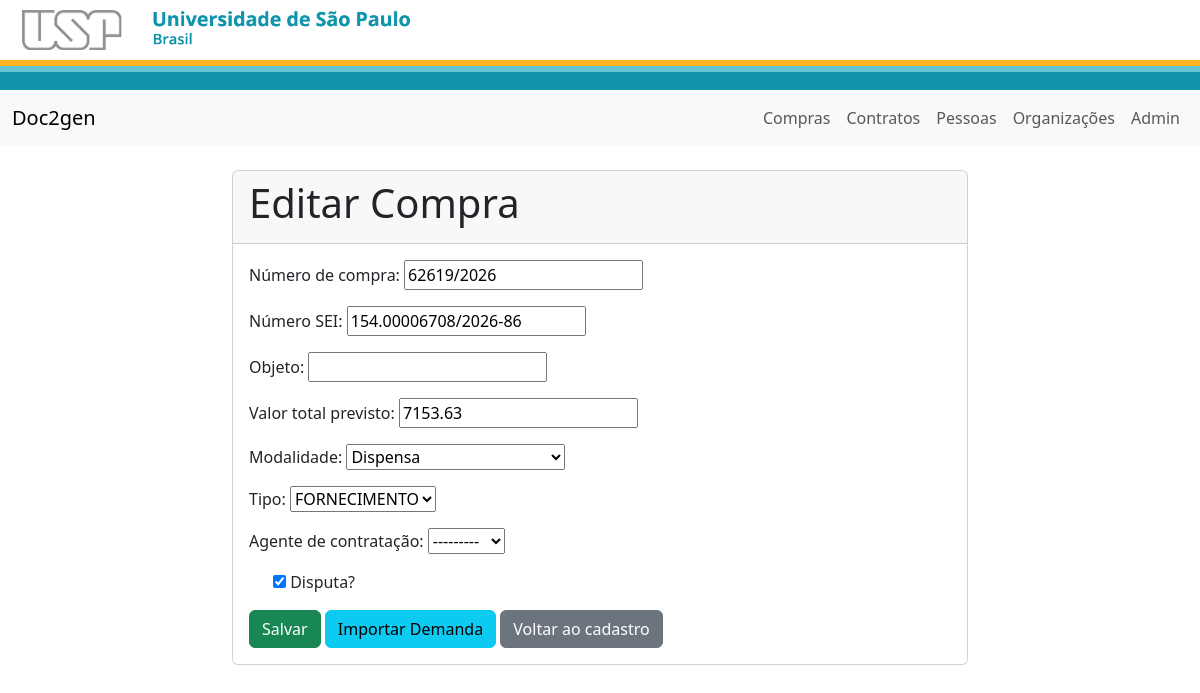
/compras/1/editar/, run on the app's committed database.
### compras/models.py (models this page shows, shortened)
class Compra(models.Model):
    MODALIDADE_CHOICES = [
        ('Audiência Pública', 'Audiência Pública'),
        ('Concorrência', 'Concorrência'),
        ('Concurso', 'Concurso'),
        ('Credenciamento', 'Credenciamento'),
        ('Dispensa', 'Dispensa'),
        ('Inexigibilidade', 'Inexigibilidade'),
        ('Leilão', 'Leilão'),
        ('Manifestação de interesse', 'Manifestação de interesse'),
        ('Pré-Qualificação', 'Pré-Qualificação'),
        ('Pregão', 'Pregão'),
        ('Registro de Preços', 'Registro de Preços'),
    ]
    TIPO_CHOICES = [
        ('FORNECIMENTO', 'FORNECIMENTO'),
        ('SERVIÇO', 'SERVIÇO'),
    ]
    AGENTE_CHOICES = [
        ('Lucas', 'Lucas'),
        ('Marcos', 'Marcos'),
        ('Melina', 'Melina'),
        ('Regina', 'Regina'),
    ]
    numero_compra = models.CharField(
        'Número de compra',
        max_length=20,
        validators=[RegexValidator(r'^(\d{12}|\d+/\d{4})$', 'Formato deve ser 12 dígitos ou n/yyyy')],
        unique=True,
    )
    numero_comprasgov = models.CharField(
        'Número comprasgov',
        max_length=20,
        validators=[
            RegexValidator(
                r'^(\d{12}|\d+/\d{4})$',
                'Formato deve ser 12 dígitos ou n/yyyy'
            )
        ],
        unique=True,
        null=True,
        blank=True,
    )
    data_proposta_comercial = models.DateField(
        'Data da proposta comercial',
        null=True,
        blank=True
    )
    numero_sei = models.CharField(
        'Número SEI',
        max_length=20,
        validators=[RegexValidator(r'^\d{3}\.\d{8}/\d{4}-\d{2}$', 'Formato deve ser 154.00009999/2026-99')],
        unique=True,
        blank=True,
    )
    objeto = models.CharField('Objeto', max_length=255, blank=True)
    modalidade = models.CharField('Modalidade', max_length=255, choices=MODALIDADE_CHOICES, blank=True)
    tipo = models.CharField('Tipo', max_length=20, choices=TIPO_CHOICES, blank=True)
    valor_total_previsto = models.DecimalField('Valor total previsto', max_digits=14, decimal_places=2, validators=[MinValueValidator(0)], blank=True, null=True)
    valor_efetivo = models.DecimalField('Valor efetivo', max_digits=14, decimal_places=2, validators=[MinValueValidator(0)], blank=True, null=True)
    nome_agente_contratacao = models.CharField('Agente de contratação', max_length=255, choices=AGENTE_CHOICES, blank=True)
    data_estimativa_orcamento = models.DateField(
        'Data da proposta comercial',
        null=True,
        blank=True
    )
    disputa = models.BooleanField('Disputa', default=True)
    pdf_file = models.FileField('Arquivo PDF', upload_to='compras/', blank=True, null=True)

### compras/views.py (the view)
# urls.py: path('<int:pk>/editar/', views.CompraUpdateView.as_view(), name='compra_update'),
class CompraUpdateView(UpdateView):
    model = Compra
    fields = ['numero_compra', 'numero_sei', 'objeto', 'modalidade', 'tipo', 'valor_total_previsto', 'nome_agente_contratacao', 'disputa']
    template_name = 'compras/compra_form.html'
    success_url = reverse_lazy('compra_list')

### compras/templates/compras/compra_form.html (shortened to what this page needs)
{% extends 'base.html' %}
{% block content %}
<div class="row justify-content-center">
    <div class="col-md-8">
        <div class="card">
            <div class="card-header">
                <h1 class="card-title">{% if object %}Editar Compra{% else %}Nova Compra{% endif %}</h3>
            </div>
            <div class="card-body">
                <form method="post">{% csrf_token %}
                    <div class="mb-3">
                        {{ form.numero_compra.label_tag }}
                        {{ form.numero_compra }}
                    </div>
                    <div class="mb-3">
                        {{ form.numero_sei.label_tag }}
                        {{ form.numero_sei }}
                    </div>
                    <div class="mb-3">
                        {{ form.objeto.label_tag }}
                        {{ form.objeto }}
                    </div>
                    <div class="mb-3">
                        {{ form.valor_total_previsto.label_tag }}
                        {{ form.valor_total_previsto }}
                    </div>
                    <div class="mb-3">
                        {{ form.modalidade.label_tag }}
                        {{ form.modalidade }}
                    </div>
                    <div class="mb-3">
                        {{ form.tipo.label_tag }}
                        {{ form.tipo }}
                    </div>
                    <div class="mb-3">
                        {{ form.nome_agente_contratacao.label_tag }}
                        {{ form.nome_agente_contratacao }}
                    </div>
                    <div class="mb-3 form-check">
                        {{ form.disputa }}
                        <label class="form-check-label" for="{{ form.disputa.id_for_label }}">Disputa?</label>
                    </div>
                    <button type="submit" class="btn btn-success">Salvar</button>
                    {% if object %}
                    <a href="{% url 'demanda_import_pdf' object.pk %}" class="btn btn-info">Importar Demanda</a>
                    {% endif %}
                    <a href="{% url 'compra_list' %}" class="btn btn-secondary">Voltar ao cadastro</a>
                </form>
            </div>
        </div>
    </div>
</div>
{% endblock %}

### data on the page
Compra: numero_compra "62619/2026", numero_sei "154.00006708/2026-86", valor_total_previsto "7153.63", modalidade "Dispensa", tipo "FORNECIMENTO", nome_agente_contratacao "---------", disputa "☑"
